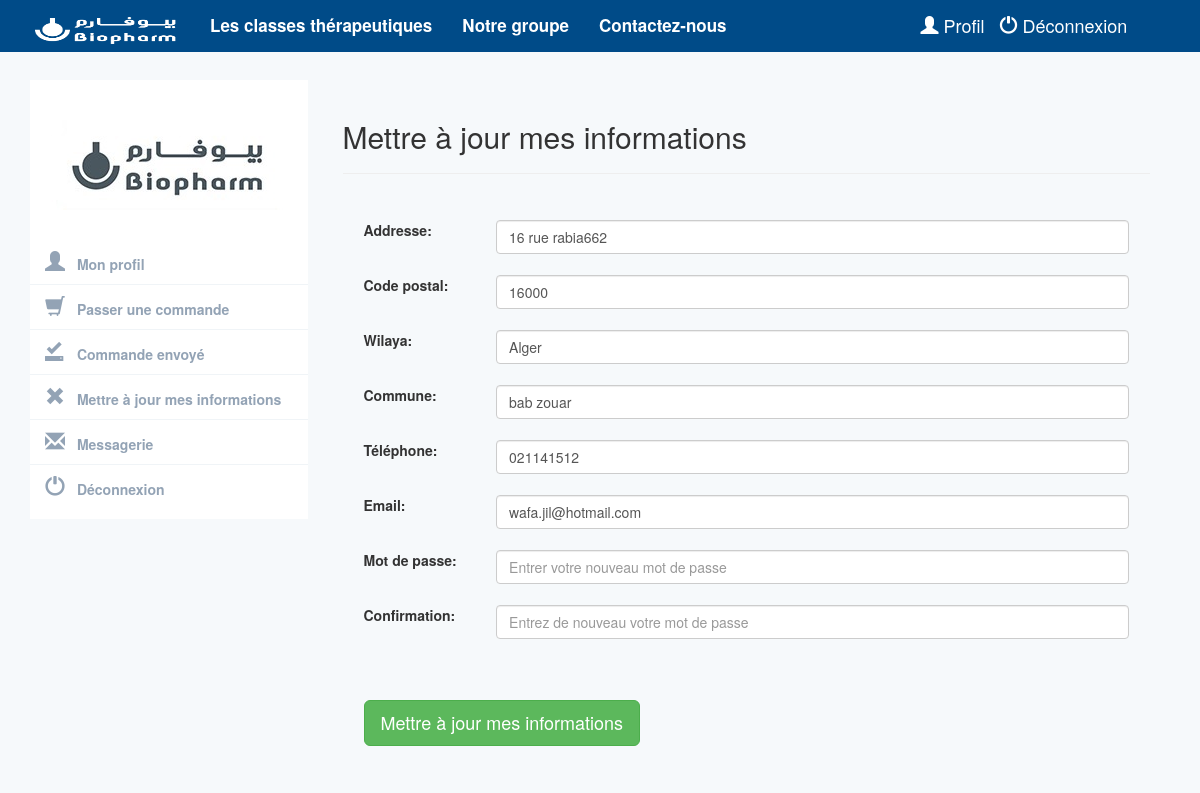
Screenshot of /client/editionprofil.php (signed in) with the database file from the repository.
### tables this page shows
CREATE TABLE IF NOT EXISTS `client` (
  `id_client` varchar(255) NOT NULL,
  `gest` varchar(255) NOT NULL,
  `nom_client` varchar(255) NOT NULL,
  `prenom` varchar(255) NOT NULL,
  `sexe` varchar(255) NOT NULL,
  `date` date NOT NULL,
  `addresse` varchar(255) NOT NULL,
  `code_postal` varchar(255) NOT NULL,
  `ville` varchar(255) NOT NULL,
  `wilaya` varchar(255) NOT NULL,
  `telephone` varchar(255) NOT NULL,
  `society` varchar(255) NOT NULL,
  `mail` varchar(255) NOT NULL,
  `nombre_achat` int(11) NOT NULL,
  `st` varchar(255) NOT NULL,
  PRIMARY KEY (`id_client`)
);

### client/editionprofil.php (the view, shortened to what this page needs)
<?php
require_once  '../core/init.php';
include 'includes/head.php';
include 'includes/nav.php';
?>
<?php
if(isset($_SESSION['id_client']))
{
$req=$db->query("SELECT * FROM client WHERE id_client= '{$_SESSION['id_client']}' ");
$userinfo=$req->fetch_array(MYSQLI_BOTH);
?>
<div class="row profile">
				<?php
include 'sidebar.php';
?>
<div class="col-md-9 order-content">
    <div class="form_main col-md-4 col-sm-5 col-xs-7">
           <h2>Mettre à jour mes informations</h2>
                                    <hr>
        <br>
         <div class="form">
              <form action="" method="POST" id="contactFrm" name="contactFrm">
                        <div class="form-group">
                                <label class="control-label col-sm-2 col-xs-5" for="pseudo">Addresse:</label>
                                <div class="col-sm-10 col-xs-7">
                                <input  class="form-control" placeholder="Entrer votre nouvelle addresse"   name="newaddresse" type="text"  value="<?php echo $userinfo['addresse'];?>" >
                            </div>
                            <br><br>
                        </div>
                  <div class="form-group">
						<label class="control-label col-sm-2 col-xs-5" for="CP">Code postal:</label>
						<div class="col-sm-10 col-xs-7">
							<input  class="form-control" placeholder="Entrez votre nouveau code postal" name="newcode" type="text"
                                     value="<?php echo $userinfo['code_postal'];?>">
													</div><br><br>
					</div>
                  <div class="form-group">
						<label class="control-label col-sm-2 col-xs-5" for="ville">Wilaya:</label>
						<div class="col-sm-10 col-xs-7">
						<input  class="form-control" placeholder="Entrez votre nouvelle wilaya" name="newilaya" type="text"   value="<?php echo $userinfo['wilaya'];?>">
													</div><br><br>
					</div>
                  <div class="form-group">
						<label class="control-label col-sm-2 col-xs-5" for="ville">Commune:</label>
						<div class="col-sm-10 col-xs-7">
						<input  class="form-control" placeholder="Entrez votre nouvelle commune" name="newcity" type="text"   value="<?php echo $userinfo['ville'];?>">
													</div><br><br>
					</div>
                    	<div class="form-group">
                                <label class="control-label col-sm-2 col-xs-5" for="phone">Téléphone:</label>
                                <div class="col-sm-10 col-xs-7">
                                    <input  class="form-control" placeholder="Entrer votre nouveau numéro de téléphone" title="exemple sans espaces, et sans points " name="newphone" type="text"   value="<?php echo $userinfo['telephone'];?>" >
                                                            </div><br><br>
					</div>
                  <div class="form-group">
                                            <label class="control-label col-sm-2 col-xs-5" for="email">Email:</label>
                                            <div class="col-sm-10 col-xs-7">
                                                <input  class="form-control" placeholder="Entrez votre nouvel Email" title="Merci de respecter le format suivant : exemple@gmail.com" name="newemail" type="email"  value="<?php echo $userinfo['mail'];?>">
                                                                        </div><br><br>
                                    </div>
                    <div class="form-group">
                                        <label class="control-label col-sm-2 col-xs-5" for="mdp">Mot de passe:</label>
                                        <div class="col-sm-10 col-xs-7">
                                            <input  class="form-control" placeholder="Entrer votre nouveau mot de passe"                                                          name="newmdp"  type="password" >
                                         </div><br><br>
                                </div>
                    <div class="form-group">
                                        <label class="control-label col-sm-2 col-xs-5" for="mdp">Confirmation:</label>
                                        <div class="col-sm-10 col-xs-7">
                                            <input  class="form-control" placeholder="Entrez de nouveau votre mot de passe"                                                          name="newmdp2"  type="password"  >
                                         </div><br><br>
                  </div>
                          <div class="form-group" >
                                <div class="col-sm-10 col-xs-7">
                                     <br> <br>
                                    <input type="submit" class="btn btn-success btn-lg" name="f" value ="Mettre à jour mes informations"/>
                                </div>
					</div>
                                  </form>
           </div>
    </div>
</div>
</div>
<?php
include 'includes/footer.php';
?>
<?php
}else{header ('Location:../index.php');}
?>

### css/Cssclient.css (style rules this page uses)
body { background: #F6F9FB; }
.profile { margin: 20px 0; }
.order-content { padding: 20px; background: #F6F9FB; min-height: 442px; }
.form_main { width: 100%; }
.form { border-radius: 7px; padding: 6px; }

### rows the page displays
client: newaddresse "16 rue rabia662", newcode "16000", newilaya "Alger", newcity "bab zouar", newphone "021141512", newemail "wafa.jil@hotmail.com"
